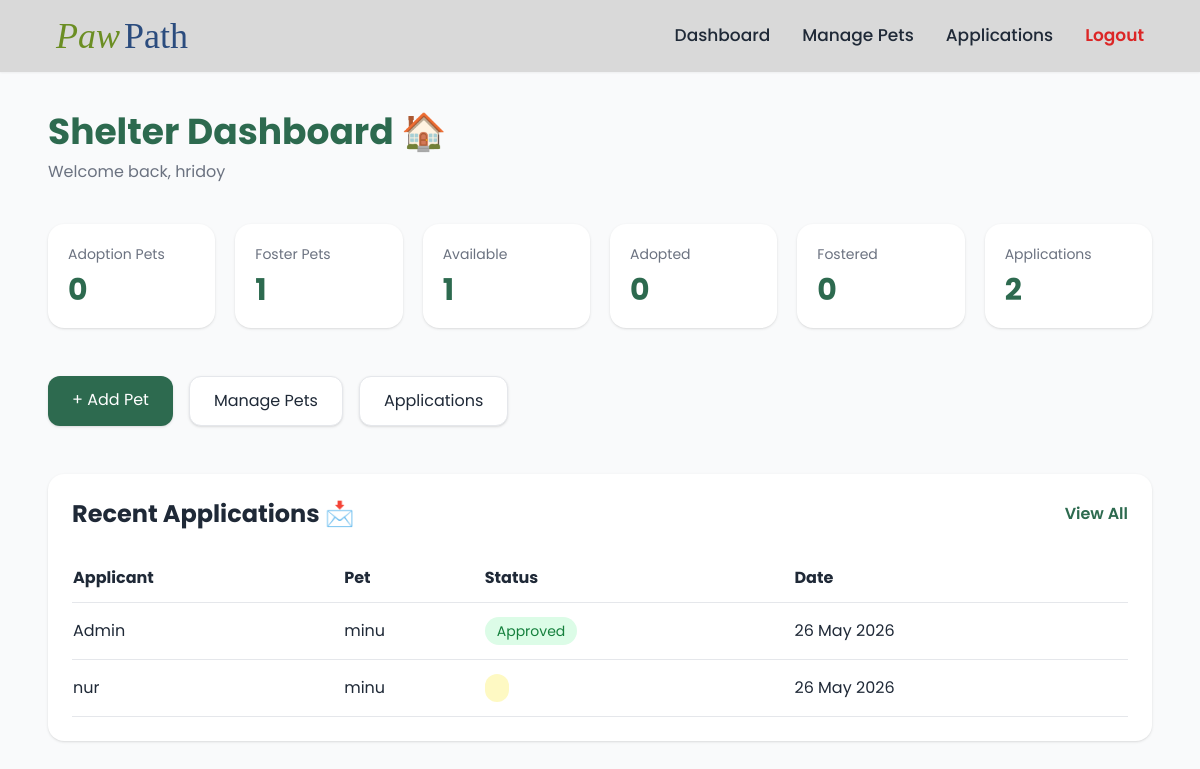
The page /shelter/dashboard.php (signed in) on the database its author committed.
### tables this page shows
CREATE TABLE `shelters` (
  `id` int(11) NOT NULL,
  `user_id` int(11) NOT NULL,
  `shelter_name` varchar(150) NOT NULL,
  `address` text DEFAULT NULL,
  `phone` varchar(20) DEFAULT NULL,
  `created_at` timestamp NOT NULL DEFAULT current_timestamp(),
  `updated_at` timestamp NOT NULL DEFAULT current_timestamp() ON UPDATE current_timestamp()
);

CREATE TABLE `adoption_applications` (
  `id` int(11) NOT NULL,
  `user_id` int(11) NOT NULL,
  `pet_id` int(11) NOT NULL,
  `full_name` varchar(100) DEFAULT NULL,
  `email` varchar(100) DEFAULT NULL,
  `address` text DEFAULT NULL,
  `phone` varchar(20) DEFAULT NULL,
  `living_situation` enum('Apartment','House','Farm','Other') DEFAULT NULL,
  `previous_adoption` tinyint(1) DEFAULT 0,
  `why_adopt` text DEFAULT NULL,
  `preferred_date` date DEFAULT NULL,
  `status` enum('pending','approved','rejected') DEFAULT 'pending',
  `feedback` text DEFAULT NULL,
  `reviewed_by` int(11) DEFAULT NULL,
  `reviewed_at` timestamp NULL DEFAULT NULL,
  `is_withdrawn` tinyint(1) DEFAULT 0,
  `created_at` timestamp NOT NULL DEFAULT current_timestamp(),
  `updated_at` timestamp NOT NULL DEFAULT current_timestamp() ON UPDATE current_timestamp()
);

CREATE TABLE `users` (
  `id` int(11) NOT NULL,
  `name` varchar(100) NOT NULL,
  `email` varchar(100) NOT NULL,
  `password` varchar(255) NOT NULL,
  `role` enum('user','shelter','admin') DEFAULT 'user',
  `is_eligible` tinyint(1) DEFAULT 0,
  `created_at` timestamp NOT NULL DEFAULT current_timestamp(),
  `updated_at` timestamp NOT NULL DEFAULT current_timestamp() ON UPDATE current_timestamp()
);

CREATE TABLE `pets` (
  `id` int(11) NOT NULL,
  `shelter_id` int(11) DEFAULT NULL,
  `user_id` int(11) DEFAULT NULL,
  `owner_type` enum('shelter','user') NOT NULL,
  `category` enum('adoption','foster') NOT NULL,
  `name` varchar(100) NOT NULL,
  `type` enum('Dog','Cat','Bird','Rabbit','Other') DEFAULT 'Other',
  `age` varchar(50) DEFAULT NULL,
  `gender` enum('Male','Female') DEFAULT NULL,
  `activity_level` enum('Low','Medium','High') DEFAULT NULL,
  `health_status` varchar(100) DEFAULT NULL,
  `foster_duration` varchar(50) DEFAULT NULL,
  `status` enum('available','adopted','fostered') DEFAULT 'available',
  `description` text DEFAULT NULL,
  `image` varchar(255) DEFAULT NULL,
  `is_deleted` tinyint(1) DEFAULT 0,
  `deleted_at` timestamp NULL DEFAULT NULL,
  `created_at` timestamp NOT NULL DEFAULT current_timestamp(),
  `updated_at` timestamp NOT NULL DEFAULT current_timestamp() ON UPDATE current_timestamp()
);

### shelter/dashboard.php (the view, shortened to what this page needs)
<?php
include '../includes/db.php';
include '../includes/header.php';
include '../includes/navbar.php';
$user_id = $_SESSION['user_id'];
$user_name = $_SESSION['user_name'];
$shelter = $conn->query("
    SELECT *
    FROM shelters
    WHERE user_id = $user_id
")->fetch_assoc();
$shelter_id = $shelter['id'];
$total_adoption = $conn->query("
    SELECT COUNT(*) as total
    FROM pets
    WHERE shelter_id = $shelter_id
    AND category = 'adoption'
    AND is_deleted = 0
")->fetch_assoc()['total'];
$total_foster = $conn->query("
    SELECT COUNT(*) as total
    FROM pets
    WHERE shelter_id = $shelter_id
    AND category = 'foster'
    AND is_deleted = 0
")->fetch_assoc()['total'];
$available = $conn->query("
    SELECT COUNT(*) as total
    FROM pets
    WHERE shelter_id = $shelter_id
    AND status = 'available'
    AND is_deleted = 0
")->fetch_assoc()['total'];
$adopted = $conn->query("
    SELECT COUNT(*) as total
    FROM pets
    WHERE shelter_id = $shelter_id
    AND status = 'adopted'
    AND is_deleted = 0
")->fetch_assoc()['total'];
$fostered = $conn->query("
    SELECT COUNT(*) as total
    FROM pets
    WHERE shelter_id = $shelter_id
    AND status = 'fostered'
    AND is_deleted = 0
")->fetch_assoc()['total'];
$total_applications = $conn->query("
    SELECT COUNT(*) as total
    FROM adoption_applications aa
    JOIN pets p ON aa.pet_id = p.id
    WHERE p.shelter_id = $shelter_id
")->fetch_assoc()['total'];
$recent = $conn->query("
    SELECT
        aa.id,
        aa.status,
        aa.created_at,
        u.name AS user_name,
        p.name AS pet_name
    FROM adoption_applications aa
    JOIN users u
    ON aa.user_id = u.id
    JOIN pets p
    ON aa.pet_id = p.id
    WHERE p.shelter_id = $shelter_id
    ORDER BY aa.created_at DESC
    LIMIT 5
");
?>
<div class="bg-gray-50 min-h-screen px-6 md:px-12 py-10">
    <div class="mb-10">
        <h1 class="text-4xl font-bold text-[#2D6A4F]">
            Shelter Dashboard 🏠
        </h1>
        <p class="text-gray-500 mt-2">
            Welcome back, <?= $user_name ?>
        </p>
    </div>
    <div class="grid grid-cols-1 md:grid-cols-3 lg:grid-cols-6 gap-5 mb-12">
        <div class="bg-white p-5 rounded-2xl shadow">
            <h3 class="text-gray-500 text-sm">
                Adoption Pets
            </h3>
            <p class="text-3xl font-bold text-[#2D6A4F] mt-2">
                <?= $total_adoption ?>
            </p>
        </div>
        <div class="bg-white p-5 rounded-2xl shadow">
            <h3 class="text-gray-500 text-sm">
                Foster Pets
            </h3>
            <p class="text-3xl font-bold text-[#2D6A4F] mt-2">
                <?= $total_foster ?>
            </p>
        </div>
        <div class="bg-white p-5 rounded-2xl shadow">
            <h3 class="text-gray-500 text-sm">
                Available
            </h3>
            <p class="text-3xl font-bold text-[#2D6A4F] mt-2">
                <?= $available ?>
            </p>
        </div>
        <div class="bg-white p-5 rounded-2xl shadow">
            <h3 class="text-gray-500 text-sm">
                Adopted
            </h3>
            <p class="text-3xl font-bold text-[#2D6A4F] mt-2">
                <?= $adopted ?>
            </p>
        </div>
        <div class="bg-white p-5 rounded-2xl shadow">
            <h3 class="text-gray-500 text-sm">
                Fostered
            </h3>
            <p class="text-3xl font-bold text-[#2D6A4F] mt-2">
                <?= $fostered ?>
            </p>
        </div>
        <div class="bg-white p-5 rounded-2xl shadow">
            <h3 class="text-gray-500 text-sm">
                Applications
            </h3>
            <p class="text-3xl font-bold text-[#2D6A4F] mt-2">
                <?= $total_applications ?>
            </p>
        </div>
    </div>
    <div class="flex flex-wrap gap-4 mb-12">
        <a href="add-pet.php"
           class="bg-[#2D6A4F] text-white px-6 py-3 rounded-xl shadow hover:bg-[#40916c] transition">
            + Add Pet
        </a>
        <a href="manage-pets.php"
           class="bg-white border px-6 py-3 rounded-xl shadow hover:bg-gray-100 transition">
            Manage Pets
        </a>
        <a href="pet-applications.php"
           class="bg-white border px-6 py-3 rounded-xl shadow hover:bg-gray-100 transition">
            Applications
        </a>
    </div>
    <div class="bg-white rounded-2xl shadow p-6">
        <div class="flex justify-between items-center mb-6">
            <h2 class="text-2xl font-bold">
                Recent Applications 📩
            </h2>
            <a href="pet-applications.php"
               class="text-[#2D6A4F] font-semibold">
                View All
            </a>
        </div>
        <?php if ($recent->num_rows > 0): ?>
            <div class="overflow-x-auto">
                <table class="w-full">
                    <thead>
                        <tr class="border-b">
                            <th class="text-left py-3">
                                Applicant
                            </th>
                            <th class="text-left py-3">
                                Pet
                            </th>
                            <th class="text-left py-3">
                                Status
                            </th>
                            <th class="text-left py-3">
                                Date
                            </th>
                        </tr>
                    </thead>
                    <tbody>
                        <?php while ($row = $recent->fetch_assoc()): ?>
                            <tr class="border-b hover:bg-gray-50">
                                <td class="py-4">
                                    <?= $row['user_name'] ?>
                                </td>
                                <td class="py-4">
                                    <?= $row['pet_name'] ?>
                                </td>
                                <td class="py-4">
                                    <span class="
                                        px-3 py-1 rounded-full text-sm
                                        <?=
                                        $row['status'] == 'approved'
                                            ? 'bg-green-100 text-green-700'
                                            : ($row['status'] == 'rejected'
                                                ? 'bg-red-100 text-red-700'
                                                : 'bg-yellow-100 text-yellow-700')
                                        ?>
                                    ">
                                        <?= ucfirst($row['status']) ?>
                                    </span>
                                </td>
                                <td class="py-4">
                                    <?= date("d M Y", strtotime($row['created_at'])) ?>
                                </td>
                            </tr>
                        <?php endwhile; ?>
                    </tbody>
                </table>
            </div>
        <?php else: ?>
            <p class="text-gray-500">
                No applications found.
            </p>
        <?php endif; ?>
    </div>
</div>

### rows shown on the page
shelters: id "1"
adoption_applications: user.name "Admin", pet.name "minu", status "Approved", created_at "26 May 2026"
adoption_applications: user.name "nur", pet.name "minu", created_at "26 May 2026"

### other values the page prints
$user_name "hridoy"
$total_adoption "0"
$adopted "0"
$fostered "0"
$total_applications "2"
